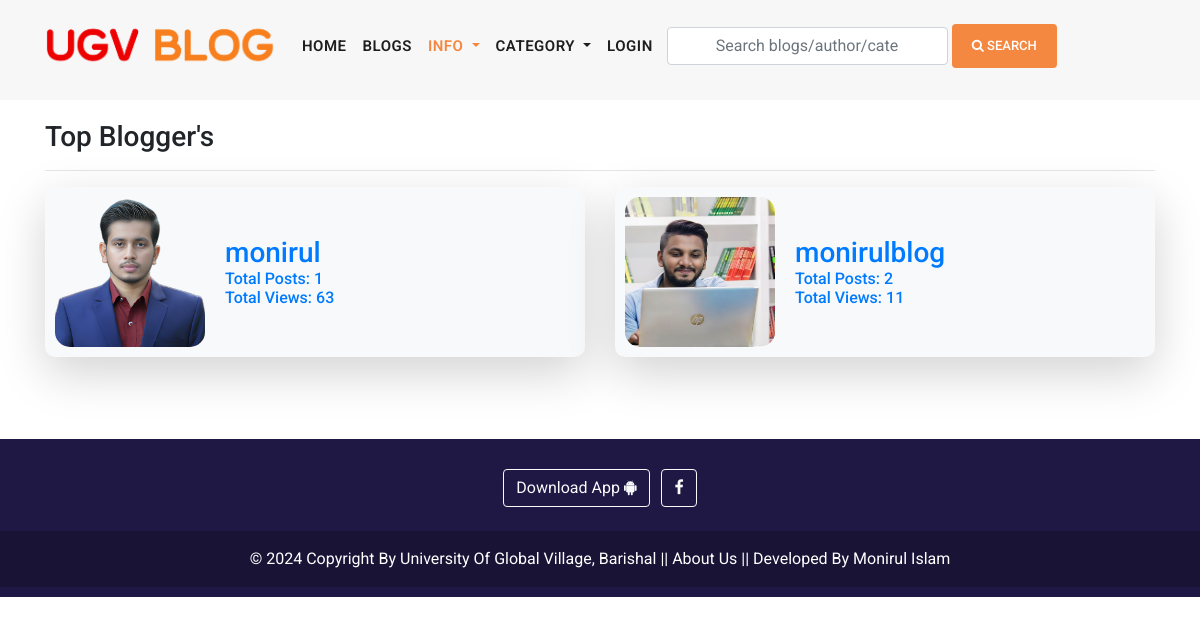
The app's page /top-bloggers/, older data.
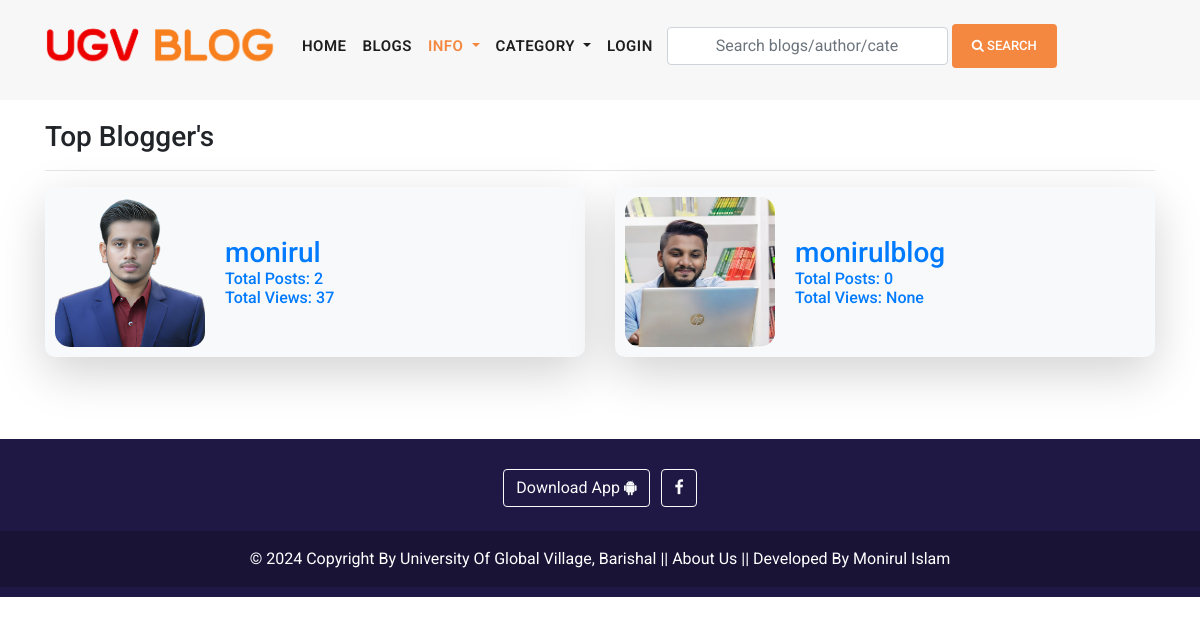
The same page, newer data.
### user_profile/models.py (models this page shows, shortened)
class User(AbstractUser):
    email = models.EmailField(
        max_length = 150,
        unique = True,
        error_messages={
            'unique':"The email must be unique for create ",
        }
    )
    profile_image = models.ImageField(
        null = True,
        blank = True,
        upload_to='users_images/',
        validators=[FileExtensionValidator(allowed_extensions=['jpg', 'png','jpeg'])]
    )
    followers = models.ManyToManyField("Follow")
    REQUIRED_FIELDS = ["email"]
    objects = CustomUserManager()

### blog/views.py (the view)
# urls.py: path('top-bloggers/', top_bloggers_view, name='top_bloggers_view'),
def top_bloggers_view(request):
    top_bloggers = get_top_bloggers()
    context = {'top_bloggers': top_bloggers}
    return render(request, 'top_blogger_template.html', context)

### blog/context_processors.py (called while the page is built)
def get_all_categories(request):
    categories = Category.objects.all()[:20]
    category_counts = []
    for category in categories:
        blog_count = Blog.objects.filter(category=category).count()
        if blog_count > 0:  # Only include non-empty categories
            category_counts.append({'category': category, 'blog_count': blog_count})
    context = {
        "categories":categories,
        "category_counts": category_counts,
    }
    return context

def site_info(request):
    site = Site.objects.all()
    context = {
        "site":site,
    }
    return context

def ugv_ads(request):
    latest_ad = Ugv_Ad.objects.all()
    context =  {
        'latest_ad': latest_ad,
    }
    return context

### blog/views.py (called while the page is built)
def get_top_bloggers():
    top_bloggers = (
        User.objects.annotate(
            total_blogs=Count('user_blogs'),
            total_views=Sum('user_blogs__views')
        )
        .order_by('-total_views')[:10]
    )
    return top_bloggers

### user_profile/context_processors.py (called while the page is built, shortened)
def user_notifications(request):
    context = {}
    return context

### templates/top_blogger_template.html (shortened to what this page needs)
{% extends 'base.html' %}
{% load static %}
{% block content %}
{% include 'top_bloggers.html' %}
{% endblock %}

### templates/top_bloggers.html
{% load static %}
<div class="container" style="margin-top: 20px;">
    <h3>Top Blogger's</h3>
    <hr />
      <div class="row">
          {% for blogger in top_bloggers %}
              <div class="col-md-6 mb-3 ">
                  <a href="{% url 'view_user_information' blogger.username %}" class="author-card text-decoration-none shadow-lg">
                      <div>
                          <img src="{{ blogger.profile_image.url }}" alt="{{ blogger.username }} Image">
                      </div>
                      <div class="author-details">
                          <h3>{{ blogger.username }}</h3>
                          <h6>Total Posts: {{ blogger.total_blogs }}</h6>
                          <h6>Total Views: {{ blogger.total_views }}</h6>
                      </div>
                  </a>
              </div>
        {% endfor %}
      </div>
  </div>

Row changes from the older to the newer data that the page shows:
changed User "monirul": total_blogs "1" → "2"; total_views "63" → "37"
computed for User "monirulblog": total_blogs "2" → "0"; total_views "11" → "None"
